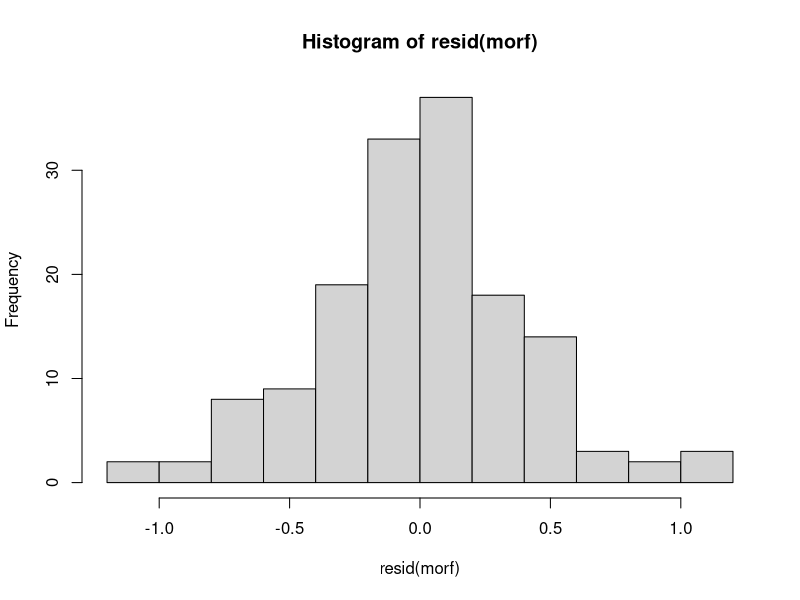
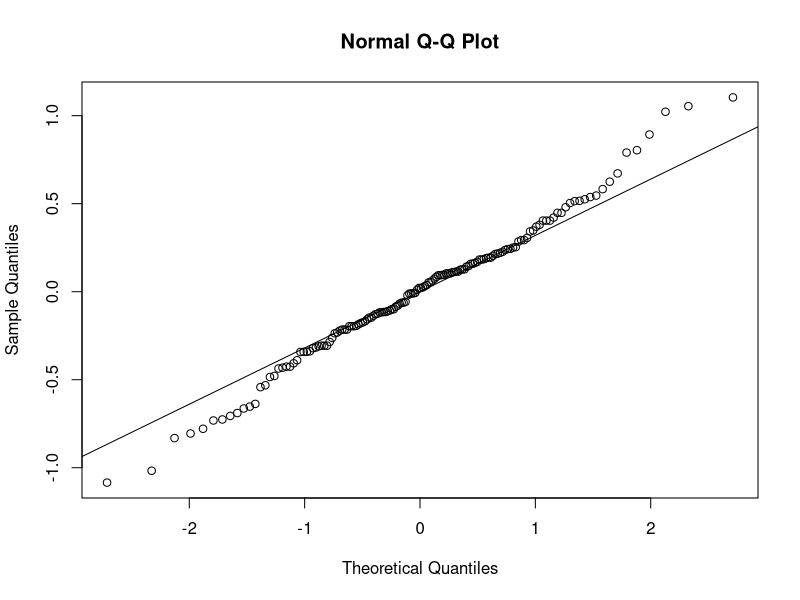
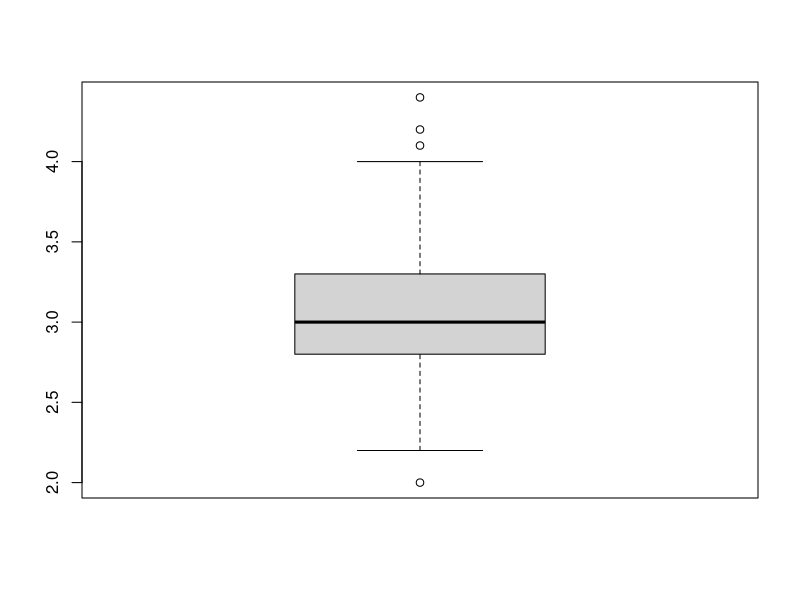
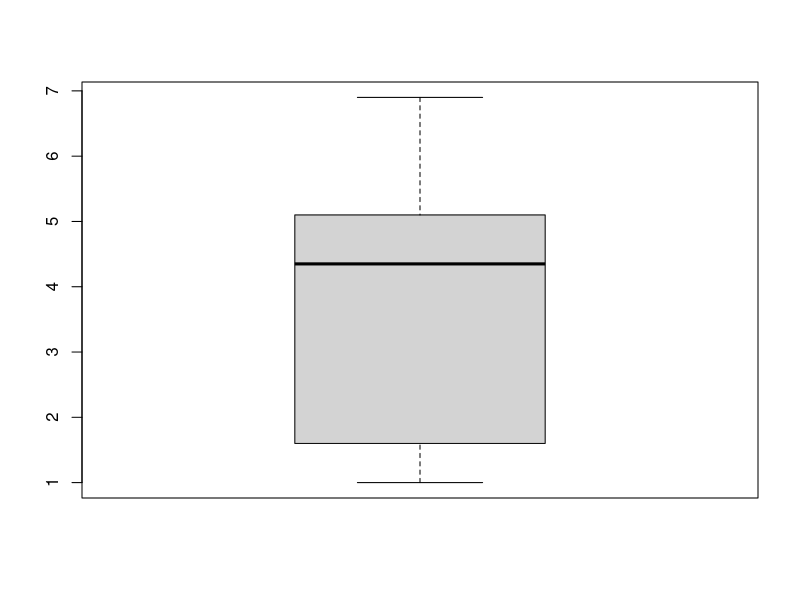
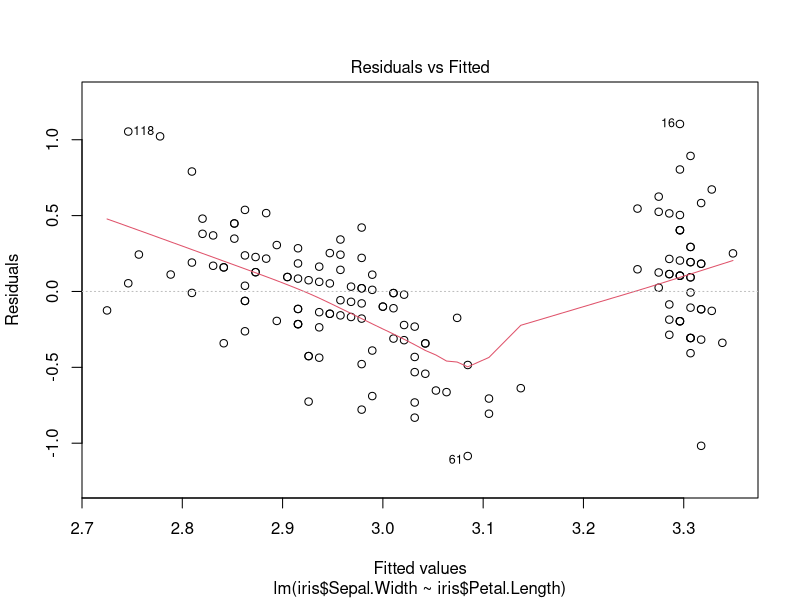
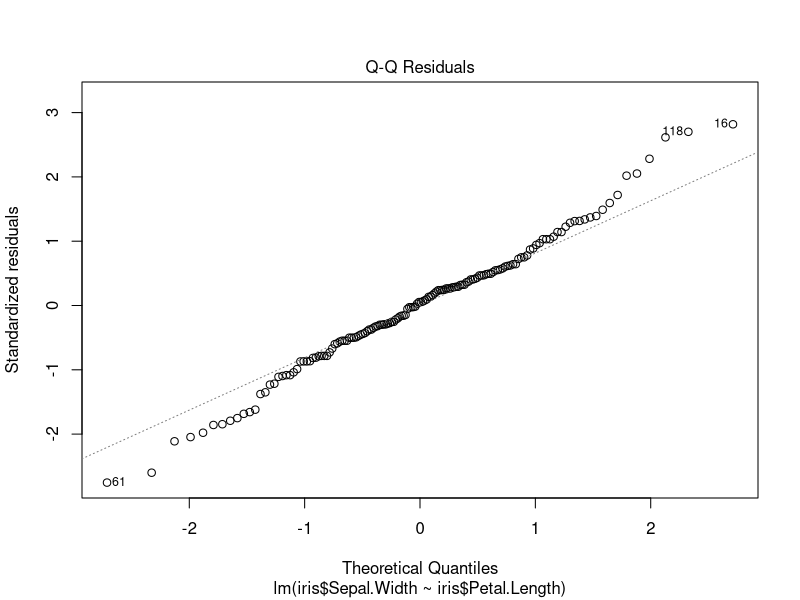
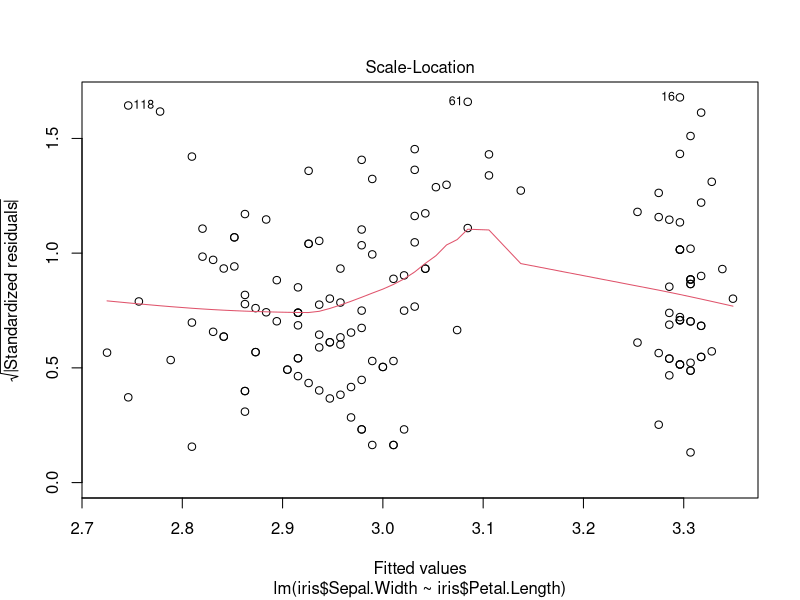
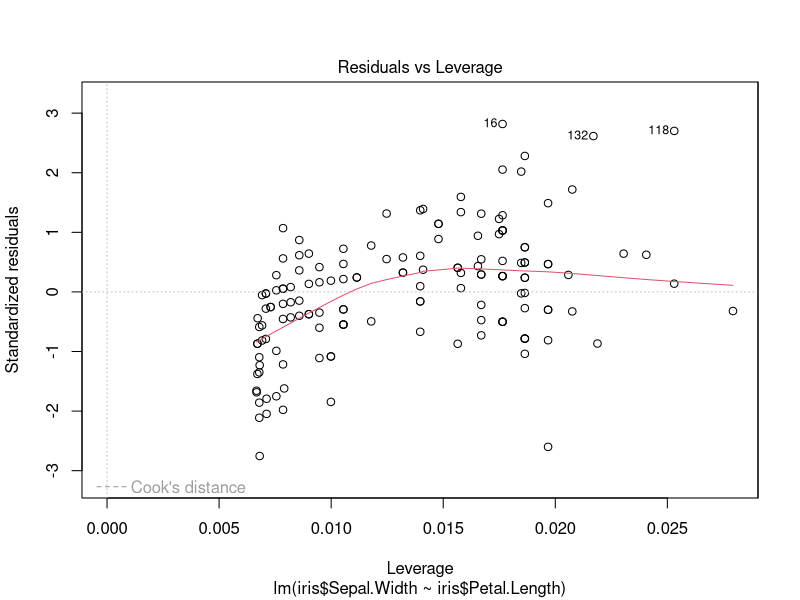

The R script that drew these images, in order: (Note: this script raises an error after producing the figures.)

##4.1 Ejercicios Modelos Lineales simples####
rm(list=ls())
library(datasets)
data("iris")

#1.
str(iris) #Tamaño muestral: 150 observacions
head(iris)

#2.
summary(iris$Petal.Length)
mean(iris$Petal.Length)

summary(iris$Sepal.Width)
range(iris$Sepal.Width)

#3.
#H0: No existe una relación morfológica entre los sépalos y los pétalos de flores de iris
#Ha: Existe una relación morfológica entre los sépalos y los pétalos de flores de iris


#4.
#Normalidad:
morf<-lm(iris$Sepal.Width~iris$Petal.Length)
hist(resid(morf)) #La hostia! Que perfección de histograma...
qqnorm(resid(morf))
qqline(resid(morf))
shapiro.test(resid(morf)) #No significativo= distribucion normal de residuos

#Outliers
boxplot(iris$Sepal.Width) #Hay outliers, pero entran dentro de lo biologicamente
#aceptable (hay sépalos que pueden tener 4.5 cm de anchura)
boxplot(iris$Petal.Length) #Chachi

#Varianza:
plot(lm(iris$Sepal.Width~iris$Petal.Length))



#5.
lm(iris$Sepal.Width~iris$Petal.Length) %>%summary()
#Ecuación: anchura de los sepalos =intecepto + pendiente* longitud de petalos
#anchura de los sepalos= 3.455-0.106* longitud de los petalos
#R2= 0.178 <- 17.8% de la varianza de nuestros datos
#está explicada por nuestro modelo

#6.
plot(iris$Sepal.Width~iris$Petal.Length)
abline(a=3.455,b=-0.106)

ggplot(iris, aes(x=Petal.Length, y=Sepal.Width))+
  geom_point(size=3)+
  theme_minimal()+
  geom_abline(intercept=3.45487,slope=-0.10579,color="green",size=1.5)+
  labs(x="Longitud pétalos (mm)", y="Anchura sépalos (mm)")

######
